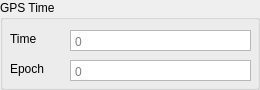
              <widget class="QGroupBox" name="timeGPS">
               <property name="title">
                <string>GPS Time</string>
               </property>
               <widget class="QLabel" name="labelTimeGPS">
                <property name="geometry">
                 <rect>
                  <x>10</x>
                  <y>30</y>
                  <width>67</width>
                  <height>17</height>
                 </rect>
                </property>
                <property name="text">
                 <string>Time</string>
                </property>
               </widget>
               <widget class="QLabel" name="labelEpochGPS">
                <property name="geometry">
                 <rect>
                  <x>10</x>
                  <y>60</y>
                  <width>67</width>
                  <height>17</height>
                 </rect>
                </property>
                <property name="text">
                 <string>Epoch</string>
                </property>
               </widget>
               <widget class="QPlainTextEdit" name="systemTimeGPS">
                <property name="geometry">
                 <rect>
                  <x>70</x>
                  <y>30</y>
                  <width>181</width>
                  <height>21</height>
                 </rect>
                </property>
                <property name="toolTip">
                 <string notr="true"/>
                </property>
                <property name="verticalScrollBarPolicy">
                 <enum>Qt::ScrollBarPolicy::ScrollBarAlwaysOff</enum>
                </property>
                <property name="horizontalScrollBarPolicy">
                 <enum>Qt::ScrollBarPolicy::ScrollBarAlwaysOff</enum>
                </property>
                <property name="lineWrapMode">
                 <enum>QPlainTextEdit::LineWrapMode::NoWrap</enum>
                </property>
                <property name="readOnly">
                 <bool>true</bool>
                </property>
                <property name="placeholderText">
                 <string>0</string>
                </property>
               </widget>
               <widget class="QPlainTextEdit" name="epochTimeGPS">
                <property name="geometry">
                 <rect>
                  <x>70</x>
                  <y>60</y>
                  <width>181</width>
                  <height>21</height>
                 </rect>
                </property>
                <property name="sizePolicy">
                 <sizepolicy hsizetype="Expanding" vsizetype="Fixed">
                  <horstretch>0</horstretch>
                  <verstretch>0</verstretch>
                 </sizepolicy>
                </property>
                <property name="toolTip">
                 <string notr="true"/>
                </property>
                <property name="verticalScrollBarPolicy">
                 <enum>Qt::ScrollBarPolicy::ScrollBarAlwaysOff</enum>
                </property>
                <property name="horizontalScrollBarPolicy">
                 <enum>Qt::ScrollBarPolicy::ScrollBarAlwaysOff</enum>
                </property>
                <property name="lineWrapMode">
                 <enum>QPlainTextEdit::LineWrapMode::NoWrap</enum>
                </property>
                <property name="readOnly">
                 <bool>true</bool>
                </property>
                <property name="placeholderText">
                 <string>0</string>
                </property>
               </widget>
              </widget>
